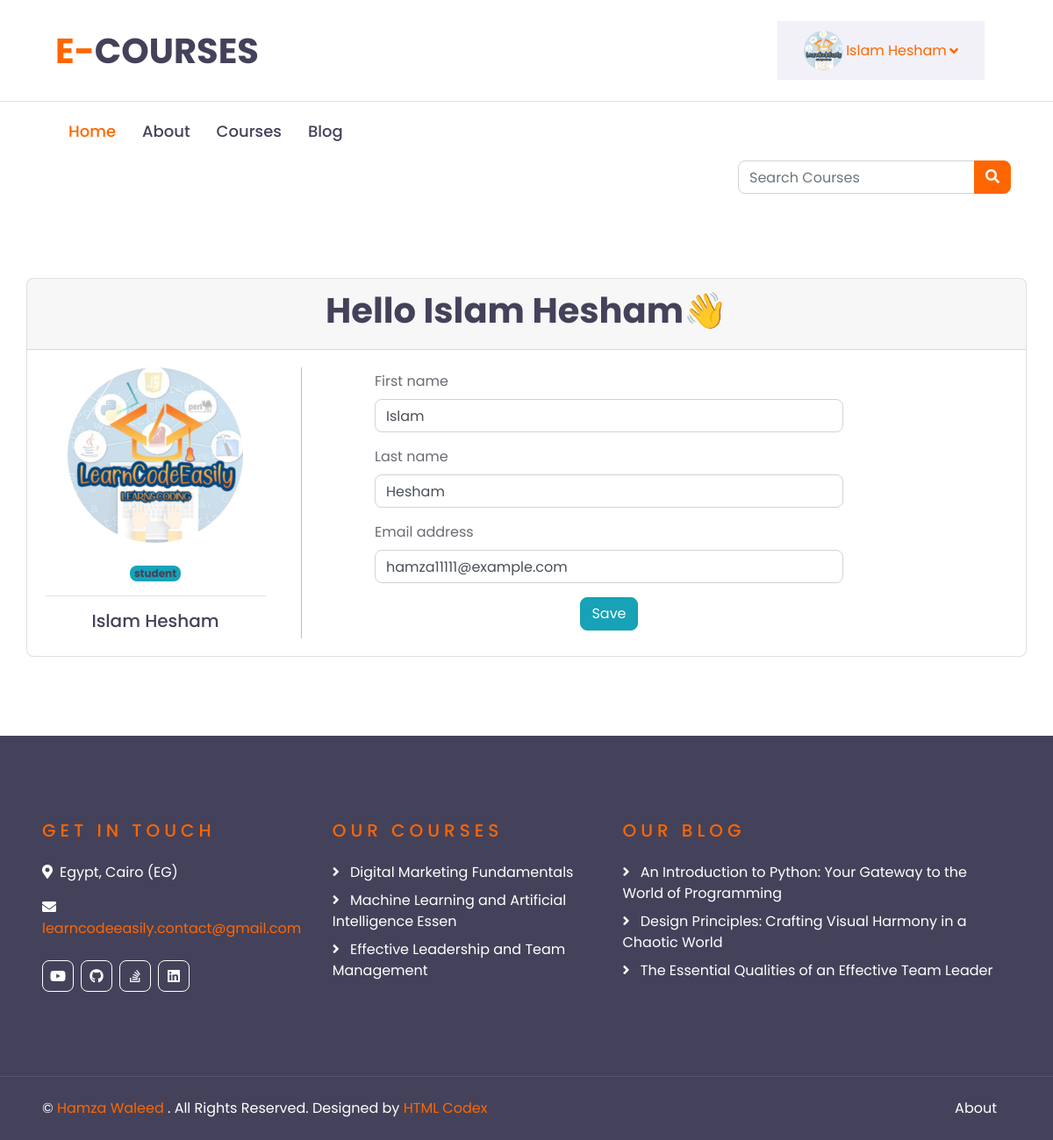
Page /accounts/profile/ (signed in) on the committed database.
### accounts/models.py (models this page shows, shortened)
class Profile(models.Model):
    user = models.OneToOneField(User, on_delete=models.CASCADE)
    profile_image = models.ImageField(null=True, default='academy_courses/static/profile.jpg')

### academy_courses/models.py (models this page shows, shortened)
class Urls(models.Model):
    title = models.CharField(max_length=30, default="My Urls")
    icon = models.CharField(
        default='Select an icon',
        choices=SOCIAL_MEDIA_ICONS,
        max_length=100
    )
    url = models.URLField()

class Course(models.Model):
    name = models.CharField(max_length=50)
    description = models.TextField(max_length=5000)
    price = models.FloatField()
    hour = models.IntegerField()
    min = models.IntegerField()
    image = models.ImageField()
    created_at = models.DateTimeField(auto_now_add=True)
    updated_at = models.DateTimeField(auto_now=True)

### academy_blog/models.py (models this page shows, shortened)
class Article(models.Model):
    cover_image = models.ImageField()
    category = models.ForeignKey(Category, on_delete=models.PROTECT)
    title = models.CharField(max_length=100)
    subject = HTMLField(max_length=10000)
    created_at = models.DateTimeField(auto_now_add=True)
    updated_at = models.DateTimeField(auto_now=True)

### accounts/views.py (the view)
# urls.py: path('profile/', views.edit_profile, name='profile'),
@login_required
def edit_profile(request):
    if request.method == 'POST':
        form = ProfileForm(request.POST, instance=request.user)
        if form.is_valid():
            form.save()
            return redirect('profile')
    else:
        form = ProfileForm(instance=request.user)
        return render(request, 'common/profile.html', {
            'form': form
        })

### accounts/forms.py
class ProfileForm(UserChangeForm):
    password = None
    class Meta():
        model = User
        fields = ['first_name', 'last_name', 'email']
        widgets = {
            'first_name': forms.TextInput(attrs=attrs),
            'last_name': forms.TextInput(attrs=attrs),
            'email': forms.EmailInput(attrs=attrs),
        }

### academy_courses/custom_context_proccessor.py (called while the page is built)
def slider_footer(request):
    course = Course.objects.all()[:20]
    opinion = Opinion.objects.all()
    url = Urls.objects.all()
    article = Article.objects.all()[:20]
    return {
        'courses': course,
        'opinions': opinion,
        'urls': url,
        'arts': article
    }

def category(request):
    cat = Category.objects.all()
    latest_article = Article.objects.order_by('-created_at')[:10]
    return {
        'cats': cat,
        'la_ar': latest_article,
    }

def slider_image(request):
    image = Slider.objects.first()
    return {
        'slide': image,
    }

### accounts/templates/common/profile.html (shortened to what this page needs)
{% extends 'base.html' %}
{% load static %}
{% load i18n %}
{% block content %}
    <div class="container">
        <div class="row">
            <div class="card col-md-12 px-0">
                <div class="card-header">
                    <h1 class="text-center">
                        {% trans 'Hello ' %}{{ user.first_name }}  {{ user.last_name }}{% trans '👋' %}
                    </h1>
                </div>
                <div class="card-body">
                    <div class="row">
                        <div class="col-lg-3 text-center">
                            <img src="{{ user.profile.profile_image.url }}" height="200px" width="200px" style="border-radius: 50%;" alt="{{ user.username }}">
                            <br>
                            <br>
                            <h6>
                                {% if user.is_staff %}
                                    <span class="badge bg-primary">
                                        {% trans 'admin' %}
                                    </span>
                                {% else %}
                                    <span class="badge bg-info">
                                        {% trans 'student' %}
                                    </span>
                                {% endif %}
                            </h6>
                            <hr>
                            <h5>{{ user.first_name }}  {{ user.last_name }}</h5>
                        </div>
                        <div class="col-md-1 justify-content-start">
                        </div>
                        <div class="col-lg-6 justify-content-start">
                            <form method="post" enctype="multipart/form-data">
                                {% include 'common/form.html' with form=form %}
                                <div class="d-grid gap-2 text-center">
                                    <button type="submit" class="btn btn-info">
                                        {% translate 'Save' %}
                                    </button>
                                </div>
                            </form>
                        </div>
                    </div>
                </div>
            </div>
        </div>
    </div>
{% endblock content %}

### academy_courses/templates/base.html (shortened to what this page needs)
{% load i18n %}
{% load static %}
<!DOCTYPE html>
<html lang="en">
<head>
    <link href="https://cdnjs.cloudflare.com/ajax/libs/font-awesome/5.10.0/css/all.min.css" rel="stylesheet">
    <link href="{% static 'lib/owlcarousel/assets/owl.carousel.min.css' %}" rel="stylesheet">
    <link href="{% static 'css/style.css' %}" rel="stylesheet">
</head>
<body>
    {% include 'partials/header.html' %}
    {% include 'partials/slider.html' %}
    {% block content %}
    {% endblock content %}
    {% include 'partials/footer.html' %}
</body>
</html>

### academy_courses/templates/partials/header.html (shortened to what this page needs)
{% load i18n %}
{% load static %}
<div class="container-fluid d-none d-lg-block">
    <div class="row align-items-center py-4 px-xl-5">
        <div class="col-lg-3">
            <a href="/" class="text-decoration-none">
                <h1 class="m-0"><span class="text-primary">{% trans 'E-' %}</span>{% trans 'COURSES' %}</h1>
            </a>
        </div>
        {% if user.is_authenticated %}
            <div class="col-lg-9 d-flex align-items-center justify-content-end">
                <div class="col-lg-4 d-none d-lg-block">
                    <a class="d-flex align-items-center justify-content-between bg-secondary w-100 text-decoration-none" data-toggle="collapse" href="#navbar-vertical" style="height: 67px; padding: 0 30px;">
                        <input type="image" id="myimage"  style="height:45px;width:45px;border-radius: 50%;" src="{{ user.profile.profile_image.url }}" />
                        <p class="text-primary m-0">
                            {{ user.first_name }}  {{ user.last_name }}
                        </p>
                        <i class="fa fa-angle-down text-primary"></i>
                    </a>
                </div>
            </div>
        {% else %}
            <div class="col-lg-9 d-flex align-items-center justify-content-end">
                <a class="btn btn-dark py-2 px-4 d-none d-lg-block" href="{% url 'register' %}">{% trans 'Join Now' %}</a>
                <a class="btn btn-outline-primary py-2 px-4 ml-2 d-none d-lg-block" href="{% url 'login' %}">{% trans 'Login' %}</a>
            </div>
        {% endif %}
    </div>
</div>
<div class="container-fluid">
    <div class="row border-top px-xl-5">
        <div class="col-lg-9">
            <nav class="navbar navbar-expand-lg bg-light navbar-light py-3 py-lg-0 px-0">
                <div class="collapse navbar-collapse justify-content-between" id="navbarCollapse">
                    <div class="navbar-nav py-0">
                        <a href="/" class="nav-item nav-link active"> {% trans 'Home' %} </a>
                        <a href="{% url 'about' %}" class="nav-item nav-link"> {% trans 'About' %} </a>
                        <a href="{% url 'course' %}" class="nav-item nav-link"> {% trans 'Courses' %} </a>
                        <a href="{% url 'article_view' %}" class="nav-item nav-link"> {% trans 'Blog' %} </a>
                    </div>
                </div>
            </nav>
        </div>
        <form action="{% url 'course' %}" class="form-inline ml-auto px-lg-0">
            <div class="input-group">
                <input
                    value="{{ request.GET.query }}"
                    name="query"
                    type="text"
                    class="form-control"
                    style="width: 270px;"
                    placeholder="{% translate 'Search Courses' %}"
                />
                <div class="input-group-append">
                    <button class="btn btn-primary" type="submit">
                        <i class="fa fa-search"></i>
                    </button>
                </div>
            </div>
        </form>
    </div>
</div>

### academy_courses/templates/partials/slider.html (shortened to what this page needs)
{% load i18n %}
<div class="container-fluid p-0 pb-5 mb-5">
</div>

### accounts/templates/common/form.html (shortened to what this page needs)
{% for field in form %}
    <div class="mb-3">
        <label class="form-label">{{ field.label }}</label>
        {{ field }}
    </div>
{% endfor %}

### academy_courses/templates/partials/footer.html
{% load i18n %}
<div class="container-fluid bg-dark text-white py-5 px-sm-3 px-lg-5" style="margin-top: 90px;">
    <div class="row pt-5">
        <div class="col-lg-7 col-md-12">
            <div class="row">
                <div class="col-md-6 mb-5">
                    <h5 class="text-primary text-uppercase mb-4" style="letter-spacing: 5px;">{% trans 'Get In Touch' %}</h5>
                    <p><i class="fa fa-map-marker-alt mr-2"></i>{% trans 'Egypt, Cairo (EG)' %}</p>
                    <p><i class="fa fa-envelope mr-2"></i><a href="javascript:openmail();">learncodeeasily.contact@gmail.com</a></p>
                    <div class="d-flex justify-content-start mt-4">
                        {% for url in urls %}
                            <a class="btn btn-outline-light btn-square mr-2" href="{{ url.url }}"><i class="fab {{ url.icon }}"></i></a>
                        {% endfor %}
                    </div>
                </div>
                <div class="col-md-6 mb-5">
                    <h5 class="text-primary text-uppercase mb-4" style="letter-spacing: 5px;">{% trans 'Our Courses' %}</h5>
                    <div class="d-flex flex-column justify-content-start">
                        {% for course in courses %}
                            <a class="text-white mb-2" href="{% url 'course_list' course.id %}"><i class="fa fa-angle-right mr-2"></i> {{ course.name }} </a>
                        {% endfor %}
                    </div>
                </div>
            </div>
        </div>
        <div class="col-lg-5 col-md-12 mb-5">
            <h5 class="text-primary text-uppercase mb-4" style="letter-spacing: 5px;">{% trans 'Our Blog' %}</h5>
            <div class="d-flex flex-column justify-content-start">
                {% for art in arts %}
                    <a class="text-white mb-2" href="{% url 'article_detail' art.id %}"><i class="fa fa-angle-right mr-2"></i> {{ art.title }} </a>
                {% endfor %}
            </div>
        </div>
    </div>
</div>
<div class="container-fluid bg-dark text-white border-top py-4 px-sm-3 px-md-5" style="border-color: rgba(256, 256, 256, .1) !important;">
    <div class="row">
        <div class="col-lg-6 text-center text-md-left mb-3 mb-md-0">
            <p class="m-0 text-white">&copy; <a href="/">{% trans 'Hamza Waleed' %}</a> {% trans '. All Rights Reserved. Designed by' %}<a href="https://htmlcodex.com"> HTML Codex</a>
            </p>
        </div>
        <div class="col-lg-6 text-center text-md-right">
            <ul class="nav d-inline-flex">
                <li class="nav-item">
                    <a class="nav-link text-white py-0" href="{% url 'about' %}">{% trans 'About' %}</a>
                </li>
            </ul>
        </div>
    </div>
</div>

### rows in the picture
Course: name "Digital Marketing Fundamentals"
Course: name "Machine Learning and Artificial Intelligence Essen"
Course: name "Effective Leadership and Team Management"
Article: title "An Introduction to Python: Your Gateway to the World of Programming"
Article: title "Design Principles: Crafting Visual Harmony in a Chaotic World"
Article: title "The Essential Qualities of an Effective Team Leader"

### other values in the picture
{{ user.first_name }} "Islam"
{{ user.last_name }} "Hesham"
{{ field.label }} "First name" "Last name" "Email address"
